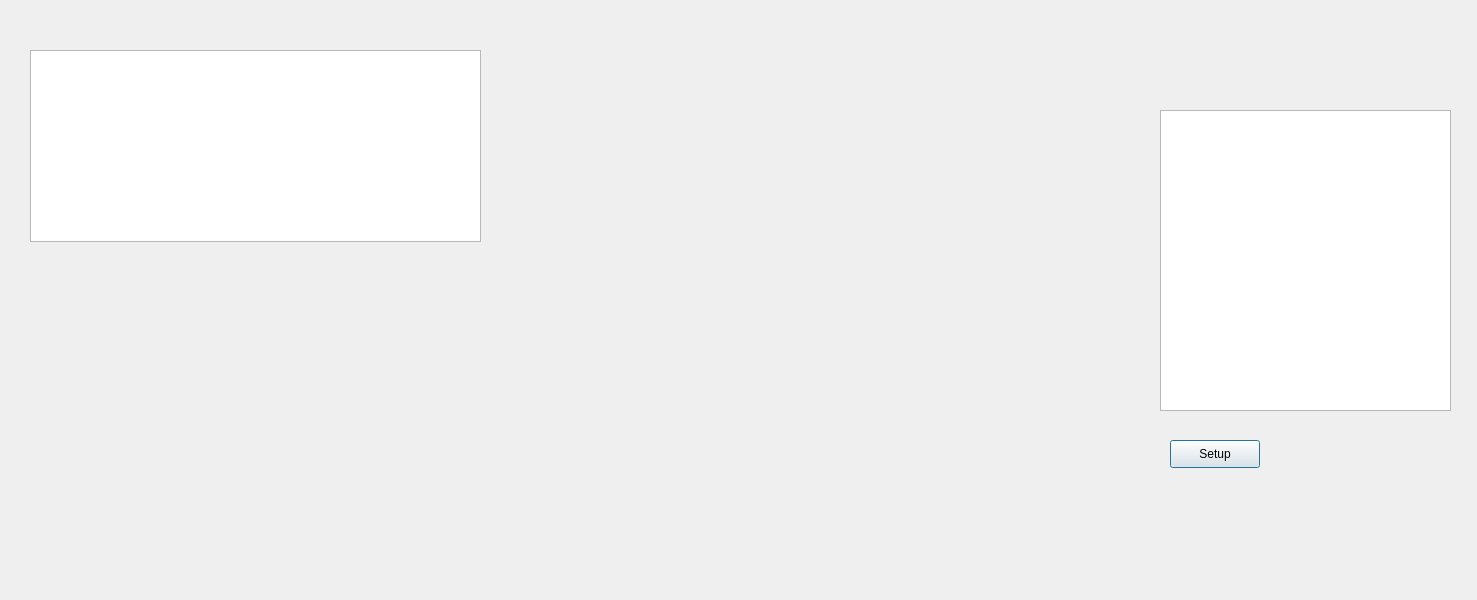
<?xml version="1.0" encoding="UTF-8"?>
<ui version="4.0">
 <class>Processor_Emulator</class>
 <widget class="QDialog" name="Processor_Emulator">
  <property name="geometry">
   <rect>
    <x>0</x>
    <y>0</y>
    <width>1477</width>
    <height>600</height>
   </rect>
  </property>
  <property name="windowTitle">
   <string>Dialog</string>
  </property>
  <widget class="QGraphicsView" name="graphicsView">
   <property name="geometry">
    <rect>
     <x>1160</x>
     <y>110</y>
     <width>291</width>
     <height>301</height>
    </rect>
   </property>
  </widget>
  <widget class="QTableWidget" name="tableWidget">
   <property name="geometry">
    <rect>
     <x>30</x>
     <y>50</y>
     <width>451</width>
     <height>192</height>
    </rect>
   </property>
  </widget>
  <widget class="QPushButton" name="setup_emulator">
   <property name="geometry">
    <rect>
     <x>1170</x>
     <y>440</y>
     <width>90</width>
     <height>28</height>
    </rect>
   </property>
   <property name="text">
    <string>Setup</string>
   </property>
  </widget>
 </widget>
 <resources/>
 <connections/>
</ui>
